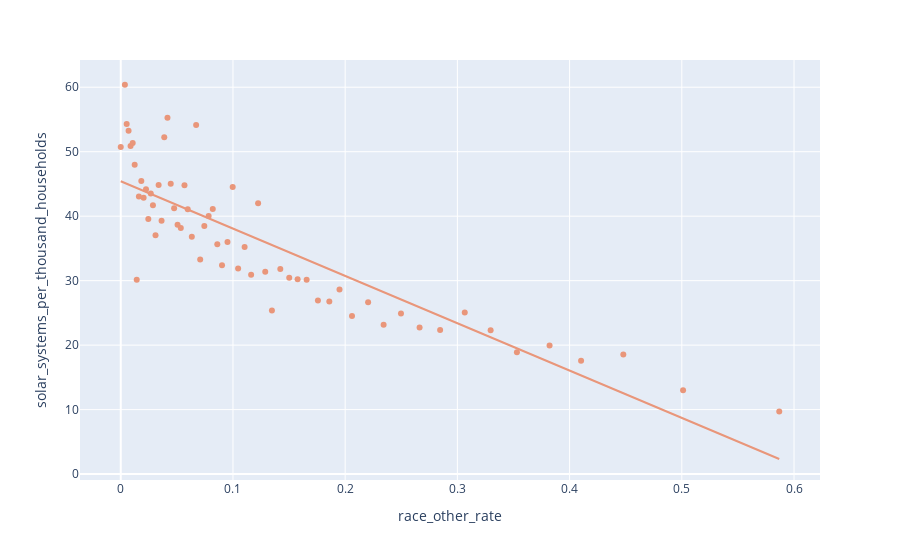

Notebook code cell kept with this figure:
### Code cell
hi4 = median_dataframe("race_other_binned", 'race_other_rate')
plot_scatter(hi4, 'race_other_rate', 'solar_systems_per_thousand_households', 'DarkSalmon', 'race_other')
